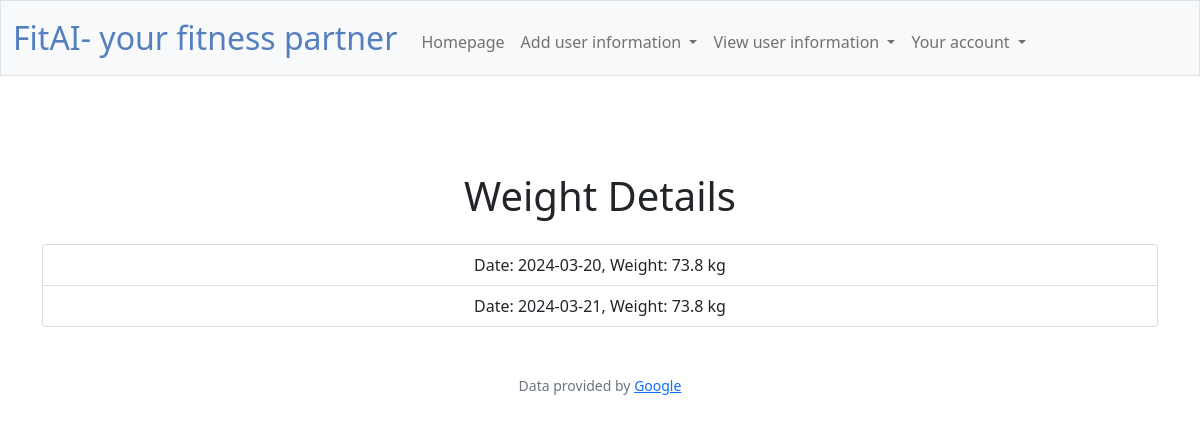
The app's page /view_weights (signed in) with its own data.
### tables this page shows
CREATE TABLE weight_details (
    id INTEGER PRIMARY KEY AUTOINCREMENT,
    user_id INTEGER,
    weight DECIMAL(12,2),
    date_log TEXT,
    FOREIGN KEY (user_id) REFERENCES user(id)
);

### app.py (the view)
@app.route("/view_weights")
@login_required
def view_weights():
    weight_details = []
    try:
        weight_details = db.execute("SELECT * FROM weight_details WHERE user_id = ?", session["user_id"])
    except Exception as e:
        flash("An error occurred while executing your request  ", e)
    return render_template("view_weights.html", weight_details=weight_details)

### app.py (called while the page is built)
@app.after_request
def after_request(response):
    response.headers["Cache-Control"] = "no-cache, no-store, must-revalidate"
    response.headers["Expires"] = 0
    response.headers["Pragma"] = "no-cache"
    return response

### helpers.py (called while the page is built)
def login_required(f):
    @wraps(f)
    def decorated_function(*args, **kwargs):
        if session.get("user_id") is None:
            return redirect("/login")
        return f(*args, **kwargs)
    return decorated_function

### templates/view_weights.html (shortened to what this page needs)
{% extends "layout.html" %}
{% block main %}
<div class="container mt-5">
    <h1 class="text-center mb-4">Weight Details</h1>
    <ul class="list-group">
        {% for detail in weight_details %}
        <li class="list-group-item">
            Date: {{ detail.date_log }}, Weight: {{ detail.weight }} kg
        </li>
        {% endfor %}
    </ul>
</div>
{% endblock %}

### records on screen
weight_details: date_log "2024-03-20", weight "73.8"
weight_details: date_log "2024-03-21", weight "73.8"
